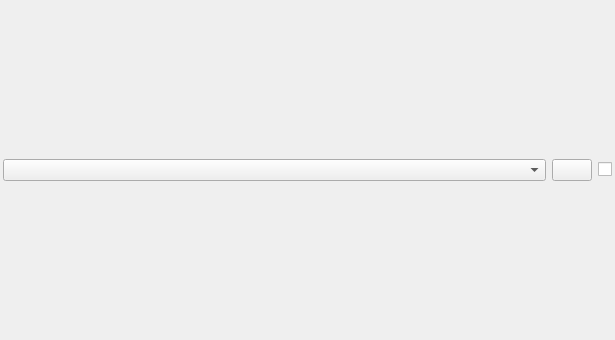
<?xml version="1.0" encoding="UTF-8"?>
<ui version="4.0">
 <class>Form</class>
 <widget class="QWidget" name="Dynamic Reconfigure Single">
  <property name="geometry">
   <rect>
    <x>0</x>
    <y>0</y>
    <width>615</width>
    <height>340</height>
   </rect>
  </property>
  <property name="windowTitle">
   <string>Dynamic Reconfigure Single</string>
  </property>
  <layout class="QVBoxLayout" name="verticalLayout_2">
   <property name="leftMargin">
    <number>3</number>
   </property>
   <property name="topMargin">
    <number>3</number>
   </property>
   <property name="rightMargin">
    <number>3</number>
   </property>
   <property name="bottomMargin">
    <number>3</number>
   </property>
   <item>
    <layout class="QHBoxLayout" name="header">
     <item>
      <widget class="QComboBox" name="server_combobox"/>
     </item>
     <item>
      <widget class="QPushButton" name="refresh_button">
       <property name="sizePolicy">
        <sizepolicy hsizetype="Fixed" vsizetype="Fixed">
         <horstretch>0</horstretch>
         <verstretch>0</verstretch>
        </sizepolicy>
       </property>
       <property name="text">
        <string/>
       </property>
      </widget>
     </item>
     <item>
      <widget class="QCheckBox" name="connected_checkbox">
       <property name="sizePolicy">
        <sizepolicy hsizetype="Fixed" vsizetype="Fixed">
         <horstretch>0</horstretch>
         <verstretch>0</verstretch>
        </sizepolicy>
       </property>
       <property name="text">
        <string/>
       </property>
       <property name="checkable">
        <bool>true</bool>
       </property>
       <property name="checked">
        <bool>false</bool>
       </property>
      </widget>
     </item>
    </layout>
   </item>
   <item>
    <layout class="QVBoxLayout" name="vertical_layout"/>
   </item>
  </layout>
 </widget>
 <resources/>
 <connections/>
</ui>
